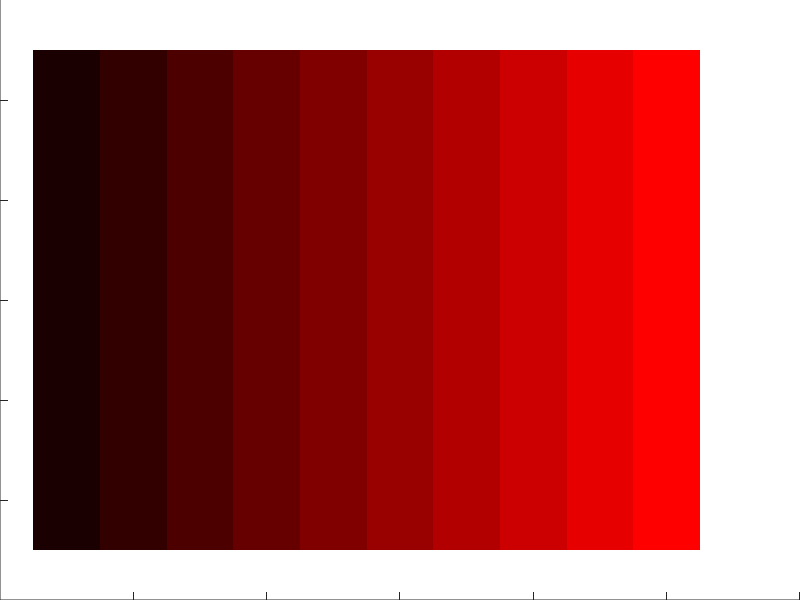

The MATLAB source for this figure: (Note: this script raises an error after producing the figure.)
% test_gen_marker_plots_assumptions.m -- check, on this MATLAB, every assumption
% gen_marker_plots_dtc.m rests on.
%
% Each of these was reasoned about on the WSL edit host, where there is no
% MATLAB, so none of them was verified before the script was written. Run this
% once on the execution host; anything that reports FAIL is a real defect in
% gen_marker_plots_dtc.m, not in this file.
%
%   test_gen_marker_plots_assumptions                     % everything but 7-8
%   test_gen_marker_plots_assumptions('<path to subslice_definitions.mat>')
%
% Writes nothing outside tempdir and leaves no figures open.

function test_gen_marker_plots_assumptions(defs_path)
if nargin < 1, defs_path = ''; end
fprintf('MATLAB %s\n\n', version);
n_fail = 0;

% -- 1. count k lands in colormap level k -----------------------------------
% The whole discrete-legend design depends on clim([0.5 K+0.5]) against a K-row
% colormap mapping integer k to row k. Measured by rendering and reading pixels
% back, not by re-deriving MATLAB's documented index formula.
K = 10;
cmap = [(1:K)'/K, zeros(K, 1), zeros(K, 1)];      % row k = [k/K 0 0], distinct
f = figure('Visible', 'off', 'Position', [10 10 K*20 40]);
ax = axes('Parent', f, 'Position', [0 0 1 1]);
image(ax, 'CData', 1:K, 'CDataMapping', 'scaled');
colormap(ax, cmap); clim(ax, [0.5, K + 0.5]);
axis(ax, 'off'); xlim(ax, [0.5 K+0.5]); ylim(ax, [0.5 1.5]);
frame = getframe(ax); px = frame.cdata;
mid = round(size(px, 1) / 2);
got = zeros(1, K);
for k = 1:K
    col = round((k - 0.5) / K * size(px, 2));
    col = min(max(col, 1), size(px, 2));
    got(k) = round(double(px(mid, col, 1)) / 255 * K);
end
close(f);
n_fail = report(isequal(got, 1:K), 'count k renders in colormap level k', ...
    sprintf('levels read back: %s', mat2str(got)), n_fail);

% -- 2. cb.Limits crops without changing the data mapping -------------------
f = figure('Visible', 'off');
ax = axes('Parent', f); colormap(ax, cmap); clim(ax, [0.5, K + 0.5]);
cb = colorbar(ax); before = clim(ax);
cb.Limits = [3.5, K + 0.5]; cb.Ticks = 4:K;
after = clim(ax);
% Read every property BEFORE close(f) -- the colorbar dies with the figure, and
% report()'s detail argument is evaluated whether the check passed or not.
lims_after = cb.Limits;
ok = isequal(before, after) && isequal(lims_after, [3.5, K + 0.5]);
close(f);
n_fail = report(ok, 'setting cb.Limits leaves axes CLim untouched (no re-shading)', ...
    sprintf('CLim %s -> %s, cb.Limits %s', mat2str(before), mat2str(after), ...
    mat2str(lims_after)), n_fail);

% -- 3. CreateFcn set after creation does not fire, and the .fig opens visible
f = figure('Visible', 'off');
set(f, 'CreateFcn', 'set(gcbo,''Visible'',''on'')');
fired_early = strcmp(get(f, 'Visible'), 'on');
tmp = [tempname '.fig'];
savefig(f, tmp); close(f);
g = openfig(tmp); vis = get(g, 'Visible'); close(g); delete(tmp);
n_fail = report(~fired_early && strcmp(vis, 'on'), ...
    'CreateFcn does not fire on set, and a reopened .fig is visible', ...
    sprintf('fired at set: %d, reopened Visible: %s', fired_early, vis), n_fail);

% -- 4. an empty %s argument truncates the rest of an fprintf template ------
s = evalc('fprintf(''A%sB\n'', repmat('' x'', 1, 0));');
n_fail = report(~contains(s, 'B'), ...
    'fprintf drops the rest of the template when a %s argument is empty', ...
    sprintf('produced %s', mat2str(s)), n_fail);

% -- 5. row == scalar & column implicitly expands to N-by-N -----------------
row = 1:4; colmask = true(4, 1);
sz = size(row == 1 & colmask);
n_fail = report(isequal(sz, [4 4]), ...
    'a row-shaped mask against a column expands to N-by-N instead of erroring', ...
    sprintf('size = %s', mat2str(sz)), n_fail);

% -- 6. xlim rejects a zero-width span --------------------------------------
f = figure('Visible', 'off'); ax = axes('Parent', f); threw = false;
try, xlim(ax, [5 5]); catch, threw = true; end
close(f);
n_fail = report(threw, 'xlim errors on a zero-width span (pad_span is needed)', ...
    sprintf('threw = %d', threw), n_fail);

% -- 7. scatter tolerates empty data and does not read a 3-row CData as RGB -
f = figure('Visible', 'off'); ax = axes('Parent', f);
ok_empty = true;
try, scatter(ax, zeros(0,1), zeros(0,1), 5, zeros(0,1), 'filled'); ...
catch, ok_empty = false; end
h = scatter(ax, [1;2;3], [1;2;3], 5, [1;2;3], 'filled');
cdata_size = size(h.CData);          % before close(f), same reason as above
three_is_cdata = cdata_size(2) == 1;
close(f);
n_fail = report(ok_empty, 'scatter accepts empty data', ...
    sprintf('ok = %d', ok_empty), n_fail);
n_fail = report(three_is_cdata, ...
    'a 3-element COLUMN CData stays colormapped, not read as one RGB triplet', ...
    sprintf('CData is %s', mat2str(cdata_size)), n_fail);

% -- 8. what the definitions file actually looks like in MATLAB -------------
if isempty(defs_path)
    fprintf('  SKIP  subslice_info shape -- pass the path to subslice_definitions.mat\n');
elseif ~isfile(defs_path)
    fprintf('  SKIP  subslice_info shape -- not found: %s\n', defs_path);
else
    d = load(defs_path); si = d.subslice_info;
    n_fail = report(iscell(si), ...
        'subslice_info is a CELL (so entries need {i}, not (i))', ...
        sprintf('class = %s, size = %s', class(si), mat2str(size(si))), n_fail);
    if iscell(si), e = si{1}; else, e = si(1); end
    fl = e.fov_list;
    n_fail = report(ischar(fl), ...
        'fov_list is a CHAR MATRIX (so (:) would scramble it)', ...
        sprintf('class = %s, size = %s', class(fl), mat2str(size(fl))), n_fail);
    if ischar(fl)
        names = cellstr(fl);
        scrambled = fl(:)';
        fprintf('        fov_list(:) would give: %s...\n', scrambled(1:min(30, end)));
        fprintf('        cellstr gives %d name(s), first: %s\n', numel(names), names{1});
        pad = setdiff(double(fl(1, :)), double(strtrim(fl(1, :))));
        if ~isempty(pad)
            fprintf('        padding code point(s): %s (32 = space, 0 = NUL)\n', mat2str(pad));
        end
    end
end

fprintf('\n%d failure(s)\n', n_fail);
end

function n_fail = report(ok, what, detail, n_fail)
if ok
    fprintf('  PASS  %s\n', what);
else
    fprintf('  FAIL  %s\n        %s\n', what, detail);
    n_fail = n_fail + 1;
end
end
